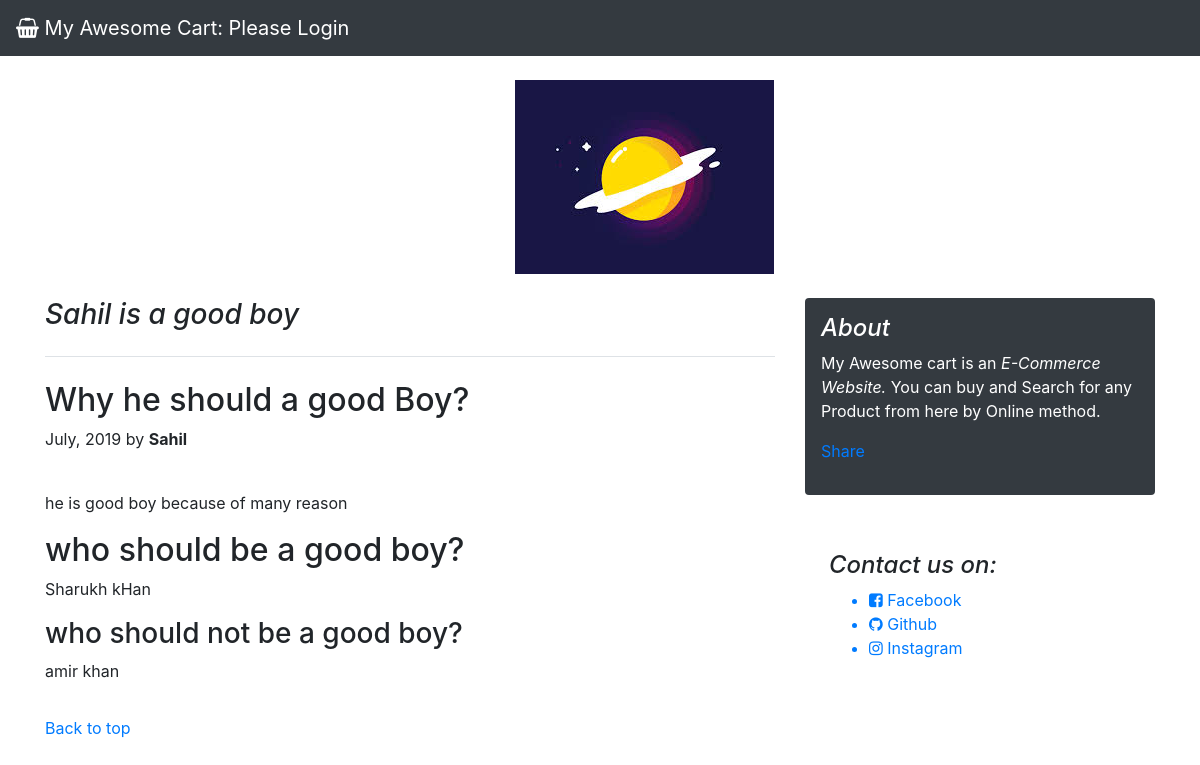
The page /blog/blogpost/1 on the database its author committed.
### blog/models.py (models this page shows)
class Blogpost(models.Model):
    post_id = models.AutoField(primary_key=True)
    title = models.CharField(max_length=50)
    head0 = models.CharField(max_length=500, default="")
    chead0 = models.CharField(max_length=5000, default="")
    head1 = models.CharField(max_length=500, default="")
    chead1 = models.CharField(max_length=5000, default="")
    head2 = models.CharField(max_length=500, default="")
    chead2 = models.CharField(max_length=5000, default="")
    pub_date = models.DateField()
    thumbnail = models.ImageField(upload_to='shop/images', default="")
    def __str__(self):
        return self.title

### blog/views.py (the view)
# urls.py: path("blogpost/<int:id>", views.blogpost, name="blogHome")
def blogpost(request,id):
    post=Blogpost.objects.filter(post_id=id)[0]
    print(post)
    return render(request,'blog/blogpost.html',context={'post':post})

### blog/templates/blog/blogpost.html (shortened to what this page needs)
{% extends 'shop/basic.html' %}
{% block body %}
<div class="col-md-12 my-4">
    <img src='/media/{{post.thumbnail}}' alt="sorry" class="align-items-center">
  </div>
    <div class="container my-4 ">
  <div class="row">
    <div class="col-md-8 blog-main">
      <h3 class="pb-4 mb-4 font-italic border-bottom">
        {{post.title}}
      </h3>
      <div class="blog-post">
        <h2 class="blog-post-title">{{post.head0}}</h2>
        <p class="blog-post-meta">July, 2019 by <b>Sahil</b><br>
            <br>
        {{post.chead0}}</p>
        <h2>{{post.head1}}</h2>
        <p>{{post.chead1}}</p>
        <h3>{{post.head2}}</h3>
        <p>{{post.chead2}}</p>
      </div>
    </div>
    <aside class="col-md-4 blog-sidebar ">
      <div class="jumbotron p-4 p-md-3 text-white rounded bg-dark">
        <h4 class=" font-italic">About</h4>
        <p class="mb-0">My Awesome cart is an <em> E-Commerce Website.</em> You can buy and Search for any Product from here by Online method.</p>
        <div class=" my-3 fb-share-button" data-href="http://127.0.0.1:8000/blog/blogpost/{{post.post_id}}" data-layout="button" data-size="large"><a target="_blank" href="https://www.facebook.com/sharer/sharer.php?u=http%3A%2F%2F127.0.0.1%3A8000%2Fblog%2Fblogpost%2F3&amp;src=sdkpreparse" class="fb-xfbml-parse-ignore">Share</a></div>
      </div>
      <div class="p-4">
        <h4 class="font-italic">Contact us on:</h4>
        <ul>
        <a href="https://www.facebook.com/profile.php?id=100015639130702"><li><i class="fa fa-facebook-square" aria-hidden="true"></i> Facebook</li></a>
          <a href="https://github.com/sahil1124/Django-Deployment-Example"><li><i class="fa fa-github" aria-hidden="true"></i> Github</li></a>
          <a href="https://www.instagram.com/_sahil__sharma/"><li><i class="fa fa-instagram" aria-hidden="true"></i> Instagram</li></a>
        </ul>
      </div>
    </aside>
  </div>
<footer class="blog-footer my-3">
  <p>
    <a href="#">Back to top</a>
  </p>
</footer>
</div>
{% endblock%}

### rows shown on the page
Blogpost: thumbnail (picture), title "Sahil is a good boy", head0 "Why he should a good Boy?", chead0 "he is good boy because of many reason", head1 "who should be a good boy?", chead1 "Sharukh kHan", head2 "who should not be a good boy?", chead2 "amir khan"
